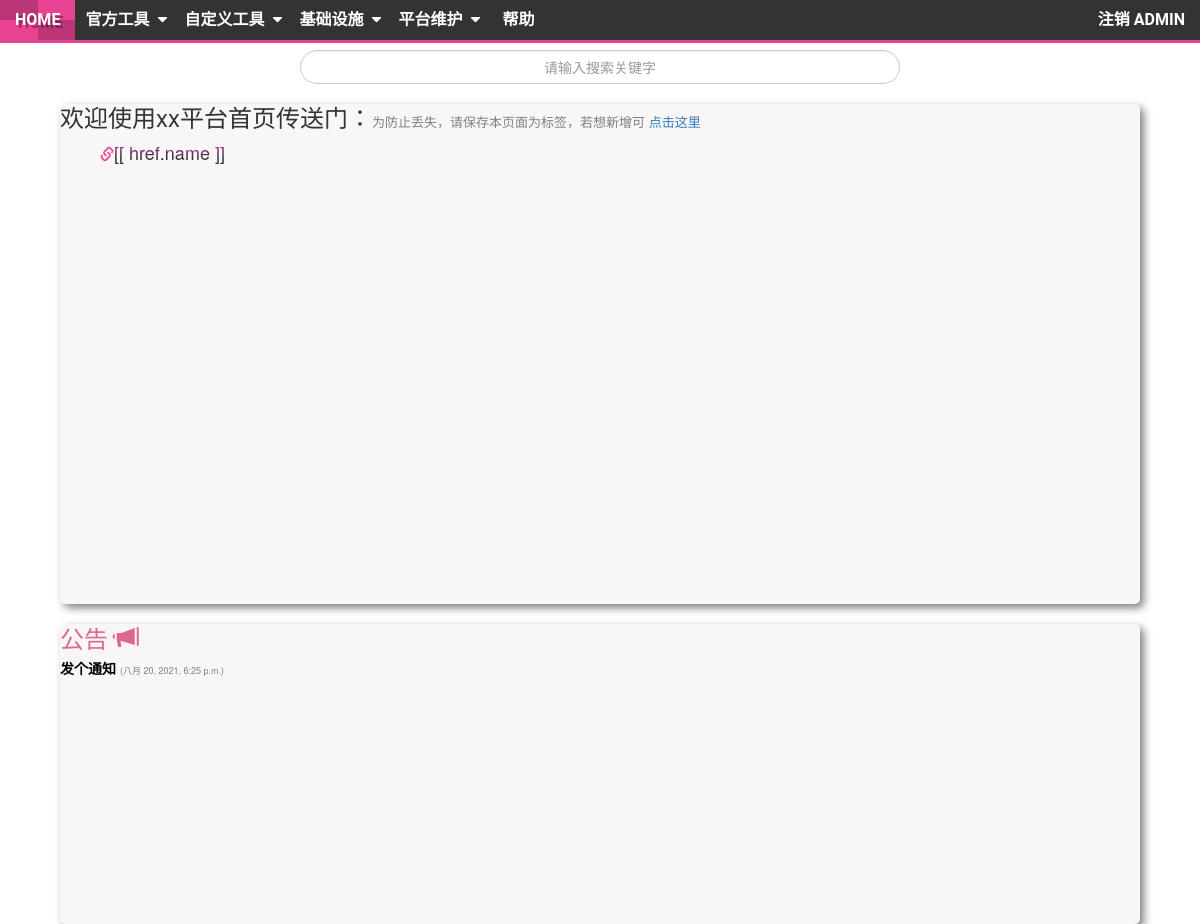
/home/ (signed in), run on an earlier commit of the app's database.
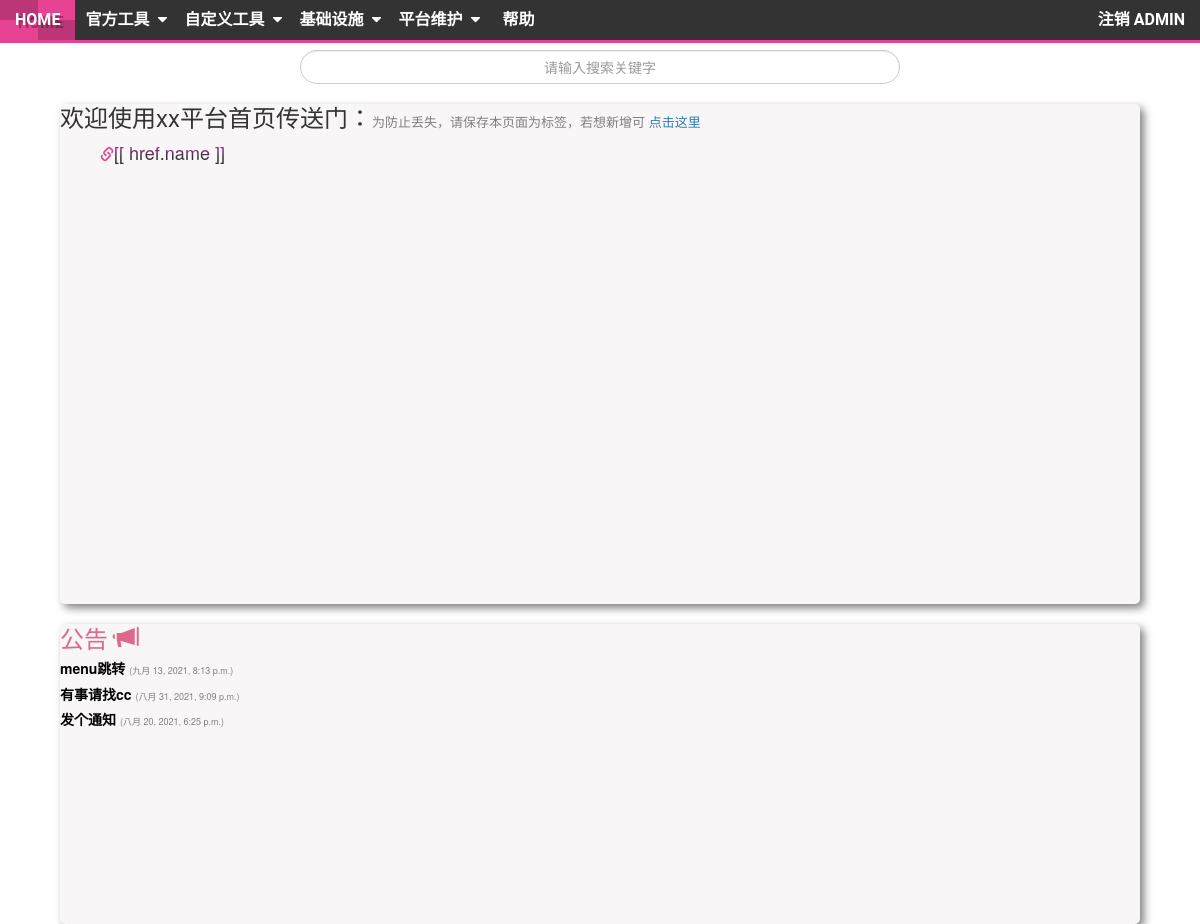
And on a later commit of the database.
### myapp/models.py (models this page shows, shortened)
class DB_notice(models.Model):
    ctime = models.DateTimeField('保存日期', default=timezone.now())
    content = models.CharField(max_length=1000, null=True, blank=True)

### myapp/views.py (the view)
# urls.py: path('home/', into_home),  # 进入首页
@login_required
def into_home(request):
    res = {}
    res['username'] = request.user.username
    res['hrefs'] = list(DB_href.objects.all().values())
    res['notices'] = DB_notice.objects.all()[::-1]
    return render(request, 'home.html', res)

### myapp/templates/home.html (shortened to what this page needs)
<!DOCTYPE html>
<html lang="en">
<head>
</head>
<body>
{% include "menu.html" %}
<div style="width: 50%;margin-left: 25%" class="input-group">
    <input oninput="Search_act(event)" type="text" class="form-control" style="text-align:center;border-radius: 50px 50px 50px 50px" placeholder="请输入搜索关键字">
</div>
<div style="height: 500px;" class="mydiv">
    <h3>欢迎使用xx平台首页传送门：<span style="font-size: small;color: gray;cursor:text;">为防止丢失，请保存本页面为标签，若想新增可 <a href="#" onclick="javascript:document.getElementById('new_link_div').style.display='block' ">点击这里</a></span></h3>
    <ul id="myul">
        <li v-for="href in v_hrefs">
            <span class="glyphicon glyphicon-link" style="color: #e84393"></span><a :href="[[ href.url ]]" title="cc创建的">[[ href.name ]]</a>
        </li>
    </ul>
</div>
<div style="height: 300px;color: #de698d;margin-top: 15px;" class="mydiv">
    <h3> 公告 <span class="glyphicon glyphicon-bullhorn"></span></h3>
    {% for notice in notices %}
        <h5 style="color: black"><strong>{{ notice.content }}</strong>
            <span style="font-size: xx-small;color: gray">
                ({{ notice.ctime }})
            </span>
        </h5>
    {% endfor %}
</div>
</body>
</html>

### myapp/templates/menu.html (shortened to what this page needs)
<!DOCTYPE html>
<html lang="zh">
<head>
	<link href="https://cdn.bootcss.com/twitter-bootstrap/3.3.7/css/bootstrap.min.css" rel="stylesheet">
	<link href="https://cdn.bootcss.com/font-awesome/5.1.0/css/all.css" rel="stylesheet">
	<link rel="stylesheet" href="/static/201912068536/css/bootsnav.css">
</head>
<body>
    <nav style="z-index: 910" class="navbar navbar-default navbar-mobile bootsnav">
        <div class="collapse navbar-collapse" id="navbar-menu">
            <ul style="border-bottom: 3px solid #e84393;background-color: #333;width: 100%;" class="nav navbar-nav" data-in="fadeInDown" data-out="fadeOutUp">
                <li ><a href="/home/" data-hover="Home">Home </a></li>
                <li class="dropdown">
                    <a href="#" class="dropdown-toggle" data-toggle="dropdown" data-hover="Tools">官方工具 </a>
                </li>
                <li class="dropdown">
                    <a href="#" class="dropdown-toggle" data-toggle="dropdown" data-hover="ModifyTools">自定义工具 </a>
                </li>
                <li class="dropdown">
                    <a href="#" class="dropdown-toggle" data-toggle="dropdown" data-hover="Basic">基础设施 </a>
                </li>
                <li class="dropdown">
                    <a href="#" class="dropdown-toggle" data-toggle="dropdown" data-hover="Maintenance">平台维护 </a>
                </li>
                <li ><a href="#" data-hover="Help">帮助 </a></li>
                <li style="float: right"><a href="/logout" data-hover="Logout">注销 {{ username }}</a></li>
            </ul>
        </div>
    </nav>
</body>
</html>

### myapp/static/201912068536/css/bootsnav.css (style rules this page uses)
nav.navbar.bootsnav { margin-bottom: 0; -moz-border-radius: 0px; -webkit-border-radius: 0px; -o-border-radius: 0px; border-radius: 0px; background-color: #fff; border: none; border-bottom: solid 1px #e0e0e0; z-index: 9; }
nav.navbar.bootsnav ul.nav > li > a { color: #6f6f6f; background-color: transparent; outline: none; margin-bottom: -2px; }
body { -webkit-transition: all 0.3s ease-in-out; -moz-transition: all 0.3s ease-in-out; -o-transition: all 0.3s ease-in-out; -ms-transition: all 0.3s ease-in-out; transition: all 0.3s ease-in-out; }
@media (min-width: 1024px) { nav.navbar.bootsnav ul.nav > li > a { padding: 30px 15px; font-weight: 600; } }
@media (min-width: 1024px) { nav.navbar.bootsnav ul.nav > li.dropdown > a.dropdown-toggle:after { font-family: "Font Awesome 5 Free";font-weight: 900; content: "\f0d7"; margin-left: 5px; margin-top: 2px; } }

### myapp/templates/home.html (style rules this page uses)
.mydiv { border-radius:5px; box-shadow: 4px 4px 8px gray; background-color: #f8f6f6; width: 90%;margin-left: 5% }
.mydiv li { float: left;width: 25%; }
.mydiv li a { text-decoration: none; color: transparent; background: linear-gradient(to top, #333 30%, #fa2ce8); -webkit-background-clip:text; font-size: large; }
.mydiv ul { list-style: none; }

### myapp/templates/menu.html (style rules this page uses)
nav.navbar.bootsnav { font-family: 'Roboto', sans-serif; border: none; }
nav.navbar.bootsnav .navbar-collapse { padding: 0; }
nav.navbar.bootsnav ul.nav > li > a { color: #fff; background-color: #333; font-size: 16px; font-weight: 700; text-transform: uppercase; padding: 10px 15px 10px; margin: 0; border: none; overflow: hidden; position: relative; z-index: 1; transition: all 0.1s ease-out; }
nav.navbar.bootsnav ul.nav > li.dropdown > a { padding: 10px 25px 10px 10px; }
nav.navbar.bootsnav ul.nav > li.dropdown > a.dropdown-toggle:after { color: #fff; margin: 0 0 0 7px; position: absolute; top: 9px; right: 7px; transition: all 0.3s; }

What changed in the data, as far as the page shows it:
added DB_notice: content "menu跳转", ctime "九月 13, 2021, 8:13 p.m."
added DB_notice: content "有事请找cc", ctime "八月 31, 2021, 9:09 p.m."
